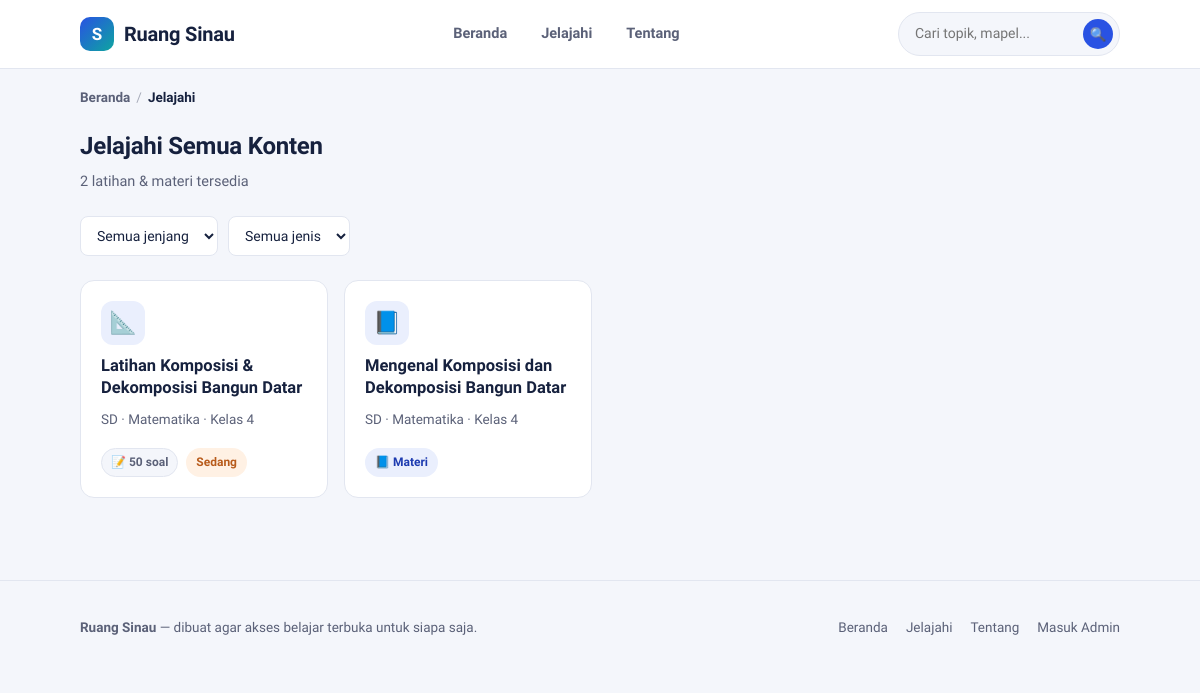
Page /katalog.php on the committed database.
### tables this page shows
CREATE TABLE IF NOT EXISTS topik (
    id              INT UNSIGNED AUTO_INCREMENT PRIMARY KEY,
    kelas_id        INT UNSIGNED NOT NULL,
    tipe            ENUM('latihan','materi') NOT NULL DEFAULT 'latihan',
    judul           VARCHAR(200) NOT NULL,
    slug            VARCHAR(220) NOT NULL,
    deskripsi       VARCHAR(500) NULL,
    tingkat         ENUM('mudah','sedang','sulit') NULL,
    jumlah_soal     SMALLINT UNSIGNED NULL,
    file_path       VARCHAR(255) NULL,       
    konten          LONGTEXT NULL,           
    emoji           VARCHAR(10) NULL DEFAULT '📝',
    status          ENUM('draft','published') NOT NULL DEFAULT 'published',
    dilihat         INT UNSIGNED NOT NULL DEFAULT 0,
    dibuat_oleh     INT UNSIGNED NULL,
    created_at      DATETIME NOT NULL DEFAULT CURRENT_TIMESTAMP,
    updated_at      DATETIME NOT NULL DEFAULT CURRENT_TIMESTAMP ON UPDATE CURRENT_TIMESTAMP,
    UNIQUE KEY uq_topik_slug (kelas_id, slug),
    KEY idx_topik_status (status),
    KEY idx_topik_tipe (tipe),
    CONSTRAINT fk_topik_kelas FOREIGN KEY (kelas_id) REFERENCES kelas(id) ON DELETE CASCADE,
    CONSTRAINT fk_topik_admin FOREIGN KEY (dibuat_oleh) REFERENCES admin_users(id) ON DELETE SET NULL,
    FULLTEXT KEY ft_topik_cari (judul, deskripsi)
);

CREATE TABLE IF NOT EXISTS jenjang (
    id          INT UNSIGNED AUTO_INCREMENT PRIMARY KEY,
    nama        VARCHAR(60)  NOT NULL,
    slug        VARCHAR(60)  NOT NULL UNIQUE,
    deskripsi   VARCHAR(255) NULL,
    urutan      INT UNSIGNED NOT NULL DEFAULT 0,
    created_at  DATETIME NOT NULL DEFAULT CURRENT_TIMESTAMP
);

CREATE TABLE IF NOT EXISTS mapel (
    id          INT UNSIGNED AUTO_INCREMENT PRIMARY KEY,
    jenjang_id  INT UNSIGNED NOT NULL,
    nama        VARCHAR(100) NOT NULL,
    slug        VARCHAR(100) NOT NULL,
    emoji       VARCHAR(10)  NULL DEFAULT '📘',
    urutan      INT UNSIGNED NOT NULL DEFAULT 0,
    created_at  DATETIME NOT NULL DEFAULT CURRENT_TIMESTAMP,
    UNIQUE KEY uq_mapel_slug (jenjang_id, slug),
    CONSTRAINT fk_mapel_jenjang FOREIGN KEY (jenjang_id) REFERENCES jenjang(id) ON DELETE CASCADE
);

CREATE TABLE IF NOT EXISTS kelas (
    id          INT UNSIGNED AUTO_INCREMENT PRIMARY KEY,
    mapel_id    INT UNSIGNED NOT NULL,
    nama        VARCHAR(60)  NOT NULL,
    slug        VARCHAR(60)  NOT NULL,
    urutan      INT UNSIGNED NOT NULL DEFAULT 0,
    created_at  DATETIME NOT NULL DEFAULT CURRENT_TIMESTAMP,
    UNIQUE KEY uq_kelas_slug (mapel_id, slug),
    CONSTRAINT fk_kelas_mapel FOREIGN KEY (mapel_id) REFERENCES mapel(id) ON DELETE CASCADE
);

### includes/functions.php (called while the page is built, shortened)
<?php
function h(?string $value): string
{
    return htmlspecialchars($value ?? '', ENT_QUOTES, 'UTF-8');
}
function url_publik(string $path = ''): string
{
    return rtrim(APP_URL, '/') . '/' . ltrim($path, '/');
}
function format_judul(string $judul): string
{
    return $judul;
}

### katalog.php (the view, shortened to what this page needs)
<?php
require_once __DIR__ . '/includes/functions.php';
$pdo = db();
$halaman = max(1, (int)($_GET['halaman'] ?? 1));
$perHalaman = 18;
$where = ["t.status = 'published'"];
$params = [];
$whereSql = implode(' AND ', $where);
$countStmt = $pdo->prepare(
    "SELECT COUNT(*) AS n FROM topik t
     JOIN kelas k ON k.id = t.kelas_id JOIN mapel m ON m.id = k.mapel_id JOIN jenjang j ON j.id = m.jenjang_id
     WHERE $whereSql"
);
$countStmt->execute($params);
$total = (int)$countStmt->fetch()['n'];
$totalHalaman = max(1, (int)ceil($total / $perHalaman));
$halaman = min($halaman, $totalHalaman);
$offset = ($halaman - 1) * $perHalaman;
$sql = "SELECT t.*, k.nama AS kelas_nama, k.slug AS kelas_slug,
               m.nama AS mapel_nama, m.slug AS mapel_slug,
               j.nama AS jenjang_nama, j.slug AS jenjang_slug
        FROM topik t
        JOIN kelas k ON k.id = t.kelas_id JOIN mapel m ON m.id = k.mapel_id JOIN jenjang j ON j.id = m.jenjang_id
        WHERE $whereSql
        ORDER BY t.created_at DESC
        LIMIT $perHalaman OFFSET $offset";
$stmt = $pdo->prepare($sql);
$stmt->execute($params);
$topikList = $stmt->fetchAll();
require __DIR__ . '/includes/header.php';
?>
<nav class="breadcrumb">
    <a href="<?= h(url_publik('index.php')) ?>">Beranda</a>
    <span class="pemisah">/</span>
    <span class="sekarang">Jelajahi</span>
</nav>
<div class="section-head">
    <div>
        <h2>Jelajahi Semua Konten</h2>
        <p><?= (int)$total ?> latihan &amp; materi tersedia</p>
    </div>
</div>
<form method="get" class="filter-bar">
    <select name="jenjang" onchange="this.form.submit()">
        <option value="">Semua jenjang</option>
    </select>
    <select name="tipe" onchange="this.form.submit()">
        <option value="">Semua jenis</option>
    </select>
</form>
<?php if ($topikList): ?>
<div class="grid-kartu">
    <?php foreach ($topikList as $t): ?>
        <?php include __DIR__ . '/includes/_kartu_topik.php'; ?>
    <?php endforeach; ?>
</div>
<?php endif; ?>
<?php require __DIR__ . '/includes/footer.php'; ?>

### includes/_kartu_topik.php
<?php
$urlTopik = url_publik('topik.php?slug=' . urlencode($t['slug']) . '&kelas=' . urlencode($t['kelas_slug']));
?>
<a href="<?= h($urlTopik) ?>" class="kartu">
    <span class="emoji"><?= h($t['emoji'] ?: ($t['tipe'] === 'materi' ? '📘' : '📝')) ?></span>
    <h3><?= h(format_judul($t['judul'])) ?></h3>
    <p class="ket"><?= h($t['jenjang_nama']) ?> · <?= h($t['mapel_nama']) ?> · <?= h($t['kelas_nama']) ?></p>
    <div class="meta">
        <?php if ($t['tipe'] === 'materi'): ?>
            <span class="badge materi">📘 Materi</span>
        <?php else: ?>
            <span class="badge">📝 <?= (int)($t['jumlah_soal'] ?? 0) ?: '—' ?> soal</span>
            <?php if (!empty($t['tingkat'])): ?>
                <span class="badge <?= h($t['tingkat']) ?>"><?= h(ucfirst($t['tingkat'])) ?></span>
            <?php endif; ?>
        <?php endif; ?>
    </div>
</a>

### assets/css/style.css (style rules this page uses)
:root { --ink: #16213E; --muted: #5B6178; --paper: #FFFFFF; --bg: #F4F6FB; --line: #E2E6F0; --primary: #2952E3; --primary-dark: #1D3BB0; --primary-tint: #EAEFFD; --accent: #FF8C42; --accent-tint: #FFF1E4; --teal: #0EA5A0; --teal-tint: #E4F7F6; --success: #17A672; --danger: #E0483E; --radius-sm: 8px; --radius-md: 14px; --radius-lg: 22px; --shadow: 0 1px 2px rgba(22, 33, 62, 0.06); --container: 1120px; }
* { box-sizing: border-box; }
html { scroll-behavior: smooth; overflow-x: hidden; }
body { margin: 0; font-family: 'Plus Jakarta Sans', -apple-system, BlinkMacSystemFont, 'Segoe UI', sans-serif; background: var(--bg); color: var(--ink); line-height: 1.55; -webkit-font-smoothing: antialiased; overflow-x: hidden; width: 100%; }
a { color: inherit; text-decoration: none; }
.section-head { display: flex; align-items: flex-end; justify-content: space-between; gap: 16px; margin-bottom: 22px; }
.section-head h2 { font-size: 24px; margin: 0 0 6px; font-weight: 800; letter-spacing: -0.01em; }
.section-head p { margin: 0; color: var(--muted); font-size: 14.5px; }
.breadcrumb { display: flex; flex-wrap: wrap; align-items: center; gap: 6px; font-size: 13.5px; color: var(--muted); margin-bottom: 20px; }
.breadcrumb a { color: var(--muted); font-weight: 600; }
.breadcrumb .pemisah { opacity: .5; }
.breadcrumb .sekarang { color: var(--ink); font-weight: 700; }
.grid-kartu { display: grid; grid-template-columns: repeat(auto-fill, minmax(230px, 1fr)); gap: 16px; }
.kartu { background: var(--paper); border: 1.5px solid var(--line); border-radius: var(--radius-md); padding: 20px; display: flex; flex-direction: column; gap: 10px; transition: border-color .15s ease, transform .15s ease; min-width: 0; overflow: hidden; }
.kartu .emoji { width: 44px; height: 44px; border-radius: 12px; background: var(--primary-tint); display: flex; align-items: center; justify-content: center; font-size: 22px; flex-shrink: 0; }
.kartu h3 { margin: 0; font-size: 16.5px; font-weight: 700; line-height: 1.35; overflow-wrap: break-word; word-break: break-word; hyphens: auto; }
.kartu p.ket { margin: 0; color: var(--muted); font-size: 13.5px; overflow-wrap: break-word; word-break: break-word; }
.kartu .meta { display: flex; gap: 8px; flex-wrap: wrap; margin-top: auto; padding-top: 8px; }
.badge { display: inline-flex; align-items: center; gap: 4px; font-size: 12px; font-weight: 700; padding: 4px 9px; border-radius: 999px; background: var(--bg); color: var(--muted); border: 1px solid var(--line); }
.badge.sedang { background: var(--accent-tint); color: #B85B1B; border-color: transparent; }
.badge.materi { background: var(--primary-tint); color: var(--primary-dark); border-color: transparent; }
.filter-bar { display: flex; gap: 10px; flex-wrap: wrap; margin-bottom: 24px; }
.filter-bar select, .filter-bar input[type=text] { border: 1.5px solid var(--line); border-radius: var(--radius-sm); padding: 10px 12px; font: inherit; font-size: 14px; background: var(--paper); color: var(--ink); }

### rows in the picture
topik: emoji "📐", judul "Latihan Komposisi & Dekomposisi Bangun Datar", jenjang.nama "SD", mapel.nama "Matematika", kelas.nama "Kelas 4", jumlah_soal "50", tingkat "Sedang"
topik: emoji "📘", judul "Mengenal Komposisi dan Dekomposisi Bangun Datar", jenjang.nama "SD", mapel.nama "Matematika", kelas.nama "Kelas 4", tipe "📘 Materi"

### other values in the picture
APP_NAME "Ruang Sinau"
$total "2"
